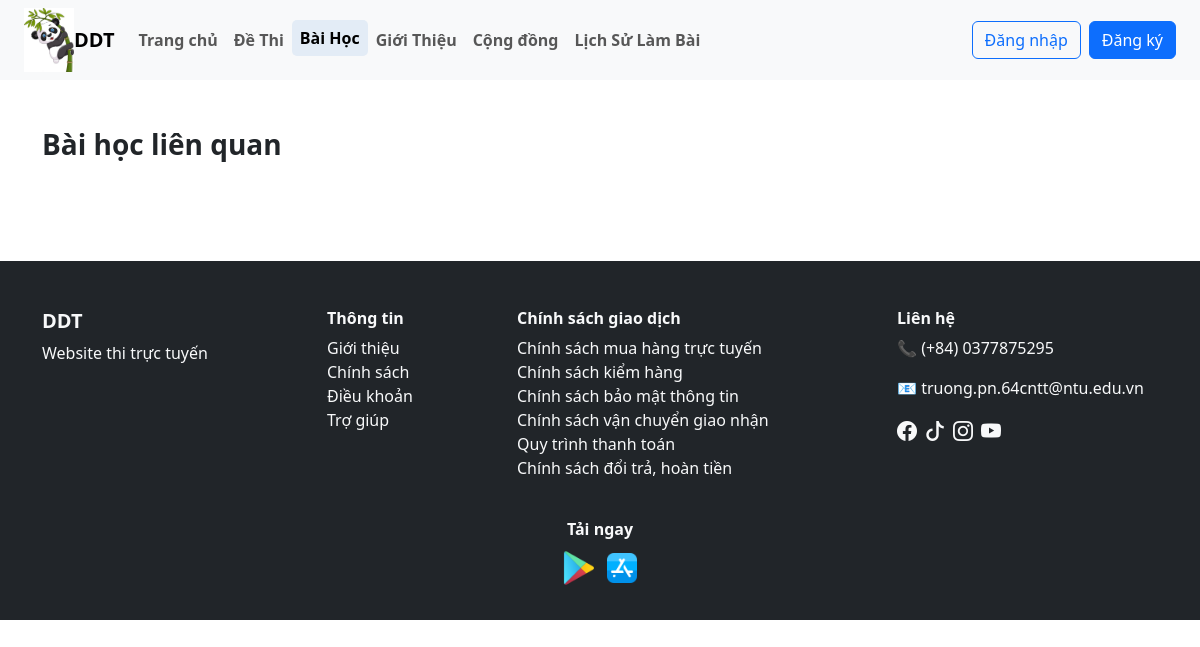
Page /user/bai_hoc.php on the earlier database version.
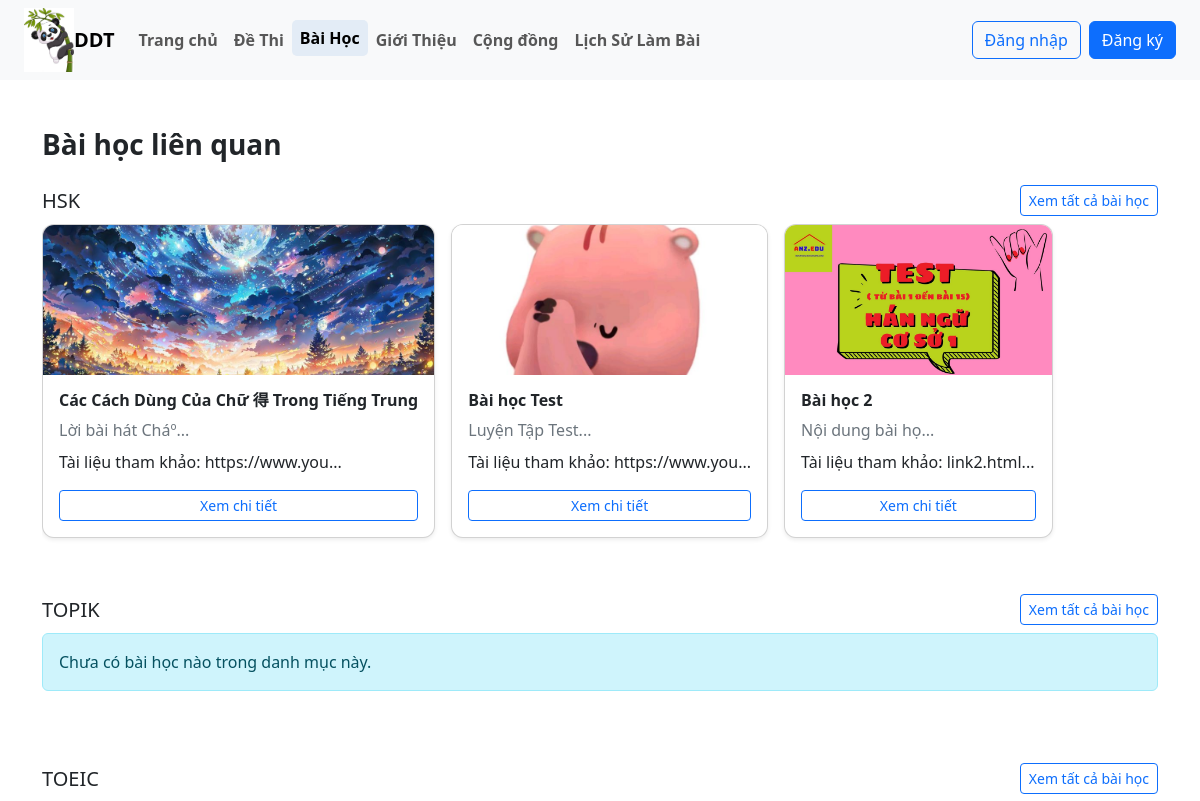
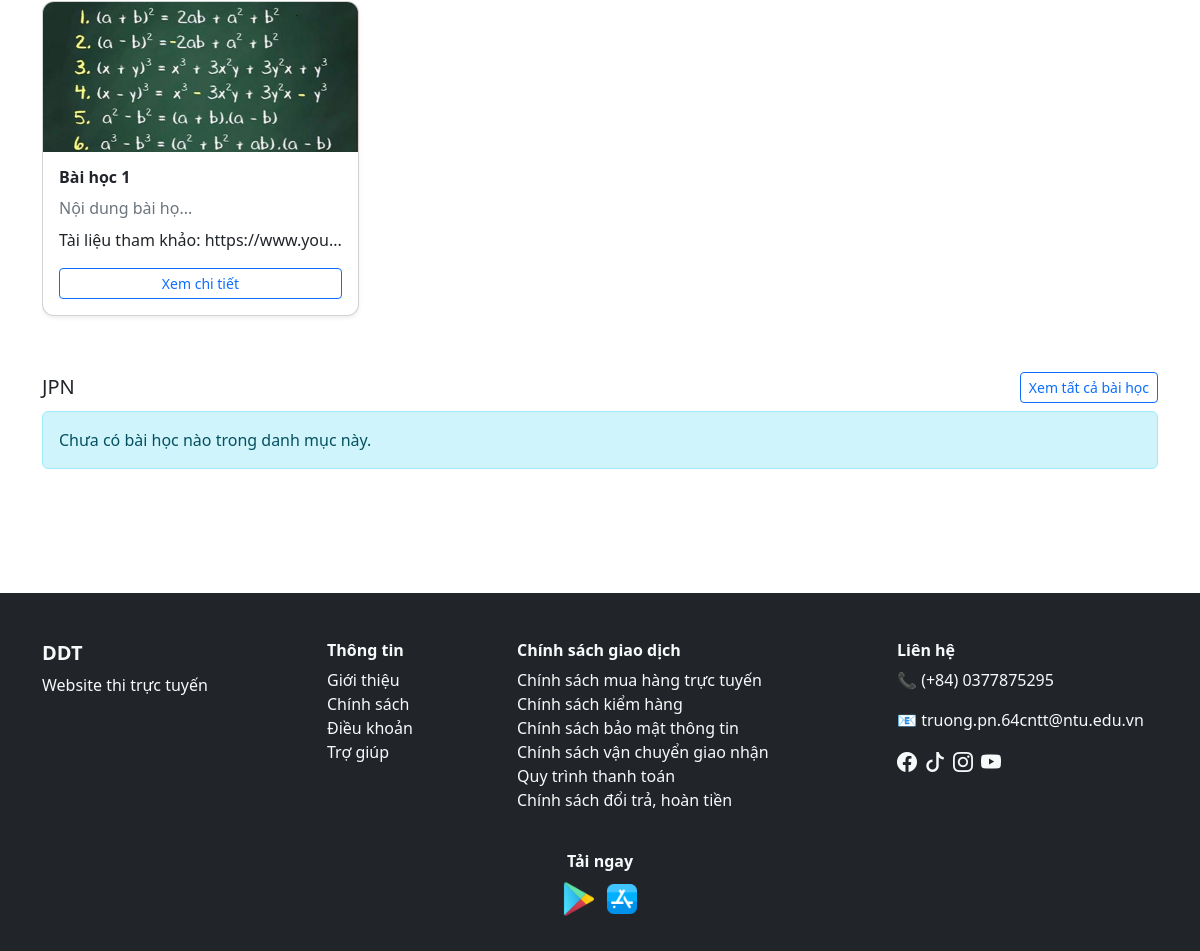
Same page on the later database version (2 pictures, top to bottom).
### tables this page shows
CREATE TABLE `danh_muc_de_thi` (
  `id` int(11) NOT NULL,
  `ten_danh_muc` varchar(100) NOT NULL,
  `mo_ta` text DEFAULT NULL
);

CREATE TABLE `bai_hoc` (
  `id` varchar(10) NOT NULL,
  `tieu_de` varchar(255) NOT NULL,
  `noi_dung` text DEFAULT NULL,
  `anh_bai_hoc` varchar(255) DEFAULT NULL,
  `link_bai_hoc` varchar(255) DEFAULT NULL,
  `ngay_tao` datetime DEFAULT current_timestamp(),
  `id_danh_muc` int(11) DEFAULT NULL
);

### user/bai_hoc.php (the view)
<?php
include("./header.php");
?>
<div class="container my-5">
    <h3 class="mb-4 fw-bold">Bài học liên quan</h3>
    <?php
    $sql_dm = "SELECT * FROM danh_muc_de_thi";
    $result_dm = mysqli_query($dbc, $sql_dm);
    ?>
    <?php while ($dm = mysqli_fetch_assoc($result_dm)): ?>
    <?php
        $id_dm = $dm['id'];
        $sql_bh = "SELECT * FROM bai_hoc WHERE id_danh_muc = '$id_dm' ORDER BY ngay_tao DESC";
        $result_bh = mysqli_query($dbc, $sql_bh);
        ?>
    <div class="mb-5">
        <div class="d-flex justify-content-between align-items-center mb-2">
            <h5 class="m-0"><?= $dm['ten_danh_muc'] ?></h5>
            <a href="tat_ca_bai_hoc.php?id_dm=<?= $dm['id'] ?>" class="btn btn-outline-primary btn-sm">
                Xem tất cả bài học
            </a>
        </div>
        <div class="d-flex flex-row overflow-auto gap-3 pb-2">
            <?php if (mysqli_num_rows($result_bh) > 0): ?>
            <?php while ($bh = mysqli_fetch_assoc($result_bh)): ?>
            <div class="card shadow-sm" style="min-width: 260px;">
                <?php if (!empty($bh['anh_bai_hoc'])): ?>
                <img src="./image_baihoc/<?= $bh['anh_bai_hoc'] ?>" class="card-img-top"
                    style="height: 150px; object-fit: cover;">
                <?php endif; ?>
                <div class="card-body">
                    <h6 class="card-title fw-bold"><?= $bh['tieu_de'] ?></h6>
                    <p class="text-secondary  mb-2">
                        <?= substr($bh['noi_dung'], 0, 20) ?>...
                    </p>
                    <?php if (!empty($bh['link_bai_hoc'])): ?>
                    <p>
                        Tài liệu tham khảo: <?= substr($bh['link_bai_hoc'], 0, 15) ?>...
                    </p>
                    <?php endif; ?>
                    <a href="chi_tiet_bai_hoc.php?id_bh=<?= $bh['id'] ?>" class="btn btn-outline-primary btn-sm w-100">
                        Xem chi tiết
                    </a>
                </div>
            </div>
            <?php endwhile; ?>
            <?php else: ?>
            <div class="alert alert-info w-100">
                Chưa có bài học nào trong danh mục này.
            </div>
            <?php endif; ?>
        </div>
    </div>
    <?php endwhile; ?>
</div>
<?php
include("./footer.php");
?>

### user/header.php (shortened to what this page needs)
<!DOCTYPE html>
<html lang="vi">
<head>
    <link href="https://cdn.jsdelivr.net/npm/bootstrap@5.3.8/dist/css/bootstrap.min.css" rel="stylesheet"
>
    <link href="https://cdn.jsdelivr.net/npm/bootstrap-icons/font/bootstrap-icons.css" rel="stylesheet">
    <link rel="stylesheet" href="./CSS/style_user.css">
</head>
<body>
    <nav class="navbar navbar-expand-lg navbar-light bg-light px-4">
        <img src="../app/image/hinh-gau-truc-chibi-cute_082047594.jpg" alt="Gấu trúc cute" style="width: 50px;">
        <a class="navbar-brand fw-bold" href="./index.php">DDT</a>
        <div class="collapse navbar-collapse" id="navbarNav">
            <?php $current_page = basename($_SERVER['PHP_SELF']); ?>
            <ul class="navbar-nav me-auto mb-2 mb-lg-0 fw-bold">
                <li class="nav-item">
                    <a class="nav-link <?= ($current_page == 'index.php') ? 'active' : '' ?>" href="./index.php">Trang
                        chủ</a>
                </li>
                <li class="nav-item">
                    <a class="nav-link <?= ($current_page == 'de_thi.php') ? 'active' : '' ?>" href="./de_thi.php">Đề
                        Thi</a>
                </li>
                <li class="nav-item">
                    <a class="nav-link <?= ($current_page == 'bai_hoc.php') ? 'active' : '' ?>" href="./bai_hoc.php">Bài
                        Học</a>
                </li>
                <li class="nav-item">
                    <a class="nav-link <?= ($current_page == 'gioi_thieu.php') ? 'active' : '' ?>"
                        href="./gioi_thieu.php">Giới
                        Thiệu</a>
                </li>
                <li class="nav-item">
                    <a class="nav-link <?= ($current_page == 'cong_dong.php') ? 'active' : '' ?>"
                        href="./cong_dong.php">Cộng
                        đồng</a>
                </li>
                <li class="nav-item">
                    <a class="nav-link <?= ($current_page == 'lich_su_lam_bai.php') ? 'active' : '' ?>"
                        href="./lich_su_lam_bai.php">Lịch Sử Làm Bài</a>
                </li>
            </ul>
            <div class="d-flex align-items-center">
                <?php if (isset($_SESSION['user_id'])): ?>
                <div class="dropdown">
                    <a href="#" class="d-flex align-items-center text-decoration-none dropdown-toggle ms-2 me-2"
                        id="userDropdown" data-bs-toggle="dropdown">
                        <?php $anh_avatar =  $_SESSION['anh_dai_dien'] ?? 'default.png'; ?>
                        <img src="./image_user/<?php echo $anh_avatar ?>" alt="Ảnh đại diện" class="rounded-circle me-2"
                            style="width: 40px; height: 40px; object-fit: cover;">
                        <span><?php echo $_SESSION['ho_ten']; ?></span>
                    </a>
                    <ul class="dropdown-menu dropdown-menu-end" aria-labelledby="userDropdown">
                        <li><a class="dropdown-item" href="./person.php">Trang cá nhân</a></li>
                        <li><a class="dropdown-item" href="./logout.php">Đăng xuất</a></li>
                    </ul>
                </div>
                <?php else: ?>
                <a href="./login.php"><button class="btn btn-outline-primary me-2">Đăng nhập</button></a>
                <a href="./register.php"><button class="btn btn-primary">Đăng ký</button></a>
                <?php endif; ?>
            </div>
        </div>
    </nav>
</body>
</html>

### user/footer.php
<footer class="bg-dark text-light pt-5 pb-3 " style="margin-top: 100px;">
    <div class="container">
        <div class="row">
            <div class="col-md-3 mb-4 ">
                <h5 class="text-uppercase fw-bold">DDT</h5>
                <p>Website thi trực tuyến</p>
            </div>
            <div class="col-md-2 mb-4">
                <h6 class="fw-bold">Thông tin</h6>
                <ul class="list-unstyled">
                    <li><a href="#" class="text-light text-decoration-none">Giới thiệu</a></li>
                    <li><a href="#" class="text-light text-decoration-none">Chính sách</a></li>
                    <li><a href="#" class="text-light text-decoration-none">Điều khoản</a></li>
                    <li><a href="#" class="text-light text-decoration-none">Trợ giúp</a></li>
                </ul>
            </div>
            <div class="col-md-4 mb-4">
                <h6 class="fw-bold">Chính sách giao dịch</h6>
                <ul class="list-unstyled">
                    <li><a href="#" class="text-light text-decoration-none">Chính sách mua hàng trực tuyến</a></li>
                    <li><a href="#" class="text-light text-decoration-none">Chính sách kiểm hàng</a></li>
                    <li><a href="#" class="text-light text-decoration-none">Chính sách bảo mật thông tin</a></li>
                    <li><a href="#" class="text-light text-decoration-none">Chính sách vận chuyển giao nhận</a></li>
                    <li><a href="#" class="text-light text-decoration-none">Quy trình thanh toán</a></li>
                    <li><a href="#" class="text-light text-decoration-none">Chính sách đổi trả, hoàn tiền</a></li>
                </ul>
            </div>
            <div class="col-md-3 mb-4">
                <h6 class="fw-bold">Liên hệ</h6>
                <p>📞 (+84) 0377875295</p>
                <p>📧 truong.pn.64cntt@ntu.edu.vn</p>
                <div class="d-flex gap-2">
                    <a href="#"><i class="bi bi-facebook text-light fs-5"></i></a>
                    <a href="#"><i class="bi bi-tiktok text-light fs-5"></i></a>
                    <a href="#"><i class="bi bi-instagram text-light fs-5"></i></a>
                    <a href="#"><i class="bi bi-youtube text-light fs-5"></i></a>
                </div>
            </div>
        </div>
        <div class="row mb-3">
            <div class="col text-center">
                <h6 class="fw-bold">Tải ngay</h6>
                <a href="#"><img src="../app/image/icons8-google-play-48.png" alt="Google Play"
                        style="height:40px;"></a>
                <a href="#"><img src="../app/image/icons8-app-store-48.png" alt="App Store" style="height:40px;"></a>
            </div>
        </div>
    </div>
</footer>

### user/CSS/style_user.css (style rules this page uses)
.nav-link { transition: background-color 0.3s ease, color 0.3s ease; }
.nav-link.active { background-color: #E3ECF6; color: black !important; border-radius: 5px; padding: 6px 12px; }
.card { border-radius: 12px; overflow: hidden; }

Differences in the rows shown:
added danh_muc_de_thi: ten_danh_muc "HSK"
added bai_hoc: anh_bai_hoc (picture), tieu_de "Các Cách Dùng Của Chữ 得 Trong Tiếng Trung", noi_dung "Lời bài hát Cháº", link_bai_hoc "https://www.you", shown under "HSK"
added bai_hoc: anh_bai_hoc (picture), tieu_de "Bài học Test", noi_dung "Luyện Tập Test", link_bai_hoc "https://www.you", shown under "HSK"
added bai_hoc: anh_bai_hoc (picture), tieu_de "Bài học 2", noi_dung "Nội dung bài họ", link_bai_hoc "link2.html", shown under "HSK"
added danh_muc_de_thi: ten_danh_muc "TOPIK", shows "Chưa có bài học nào trong danh mục này."
added danh_muc_de_thi: ten_danh_muc "TOEIC"
added bai_hoc: anh_bai_hoc (picture), tieu_de "Bài học 1", noi_dung "Nội dung bài họ", link_bai_hoc "https://www.you", shown under "TOEIC"
added danh_muc_de_thi: ten_danh_muc "JPN", shows "Chưa có bài học nào trong danh mục này."
